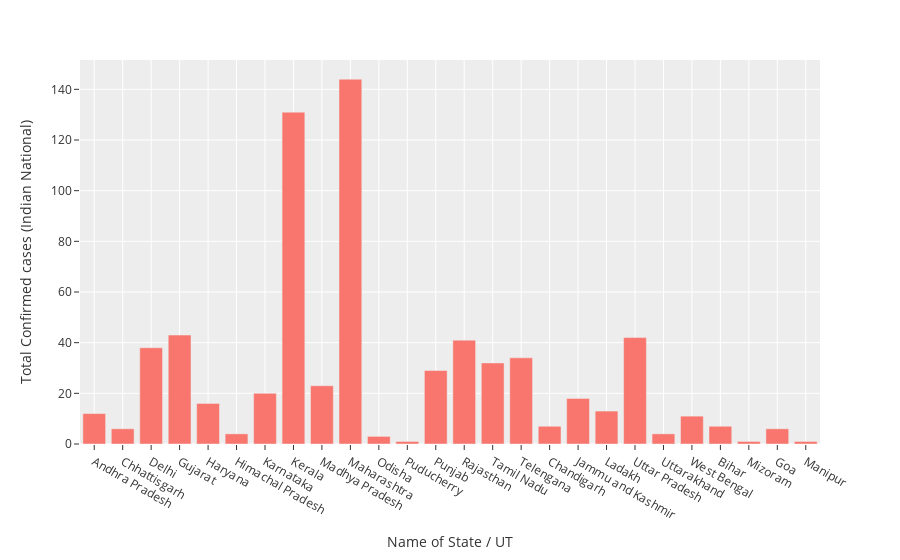

This figure's notebook cell:
### Code cell
fig=px.bar(df,x=df['Name of State / UT'],y=df['Total Confirmed cases (Indian National)'],template='ggplot2')
# 'ggplot2', 'seaborn', 'simple_white', 'plotly',
#          'plotly_white', 'plotly_dark', 'presentation', 'xgridoff',
#          'ygridoff', 'gridon', 'none'
fig.show()

### Figure 1 — Plotly figure (JSON) as saved in the notebook; plotly's stock layout.template omitted (floating-point values rounded to 4 significant figures)
{"data": [{"alignmentgroup": "True", "hovertemplate": "Name of State / UT=%{x}<br>Total Confirmed cases (Indian National)=%{y}<extra></extra>", "legendgroup": "", "marker": {"color": "#F8766D"}, "name": "", "offsetgroup": "", "orientation": "v", "showlegend": false, "textposition": "auto", "type": "bar", "x": ["Andhra Pradesh", "Chhattisgarh", "Delhi", "Gujarat", "Haryana", "Himachal Pradesh", "Karnataka", "Kerala", "Madhya Pradesh", "Maharashtra", "Odisha", "Puducherry", "Punjab", "Rajasthan", "Tamil Nadu", "Telengana", "Chandigarh", "Jammu and Kashmir", "Ladakh", "Uttar Pradesh", "Uttarakhand", "West Bengal", "Bihar", "Mizoram", "Goa", "Manipur"], "xaxis": "x", "y": [12, 6, 38, 43, 16, 4, 20, 131, 23, 144, 3, 1, 29, 41, 32, 34, 7, 18, 13, 42, 4, 11, 7, 1, 6, 1], "yaxis": "y"}], "layout": {"barmode": "relative", "legend": {"tracegroupgap": 0}, "margin": {"t": 60}, "xaxis": {"anchor": "y", "domain": [0, 1], "title": {"text": "Name of State / UT"}}, "yaxis": {"anchor": "x", "domain": [0, 1], "title": {"text": "Total Confirmed cases (Indian National)"}}}}
